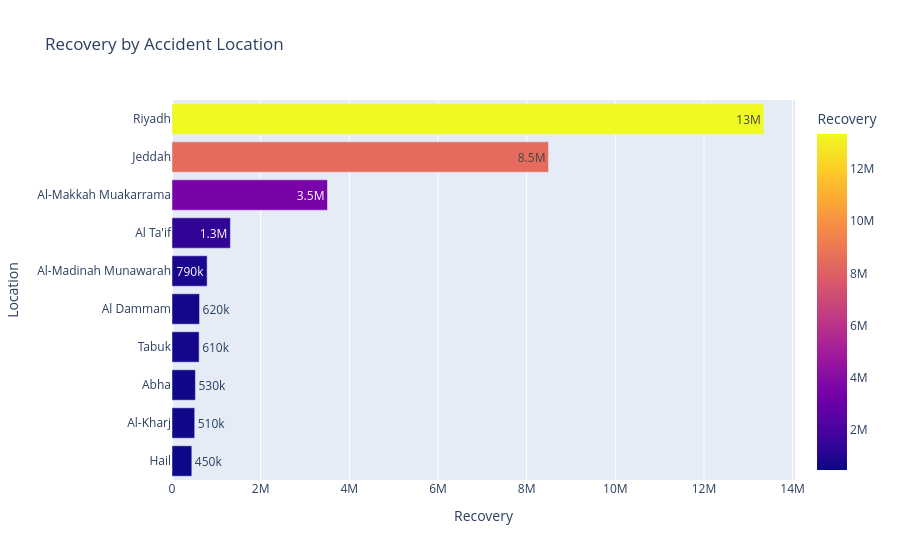

The cell this chart's notebook holds for it:
### Markdown cell above
### Q2) Which locations have the highest recovery portfolio?

### Code cell
fig = px.bar(
    location_summary.sort_values("Recovery").tail(10),
    x="Recovery",
    y="Location",
    orientation="h",
    color="Recovery",
    text_auto=".2s",
    title="Recovery by Accident Location"
)

fig.show()

### Figure 1 — Plotly figure (JSON) as saved in the notebook; plotly's stock layout.template omitted (floating-point values rounded to 4 significant figures)
{"data": [{"alignmentgroup": "True", "hovertemplate": "Recovery=%{marker.color}<br>Location=%{y}<extra></extra>", "legendgroup": "", "marker": {"color": [446800.0, 512200.0, 528100.0, 611800.0, 621300.0, 792700.0, 1317000.0, 3507000.0, 8492000.0, 13350000.0], "coloraxis": "coloraxis", "pattern": {"shape": ""}}, "name": "", "offsetgroup": "", "orientation": "h", "showlegend": false, "textposition": "auto", "texttemplate": "%{x:.2s}", "type": "bar", "x": [446800.0, 512200.0, 528100.0, 611800.0, 621300.0, 792700.0, 1317000.0, 3507000.0, 8492000.0, 13350000.0], "xaxis": "x", "y": ["Hail", "Al-Kharj", "Abha", "Tabuk", "Al Dammam", "Al-Madinah Munawarah", "Al Ta'if", "Al-Makkah Muakarrama", "Jeddah", "Riyadh"], "yaxis": "y"}], "layout": {"barmode": "relative", "coloraxis": {"colorbar": {"title": {"text": "Recovery"}}, "colorscale": [[0, "#0d0887"], [0.1111, "#46039f"], [0.2222, "#7201a8"], [0.3333, "#9c179e"], [0.4444, "#bd3786"], [0.5556, "#d8576b"], [0.6667, "#ed7953"], [0.7778, "#fb9f3a"], [0.8889, "#fdca26"], [1, "#f0f921"]]}, "legend": {"tracegroupgap": 0}, "title": {"text": "Recovery by Accident Location"}, "xaxis": {"anchor": "y", "domain": [0, 1], "title": {"text": "Recovery"}}, "yaxis": {"anchor": "x", "domain": [0, 1], "title": {"text": "Location"}}}}
